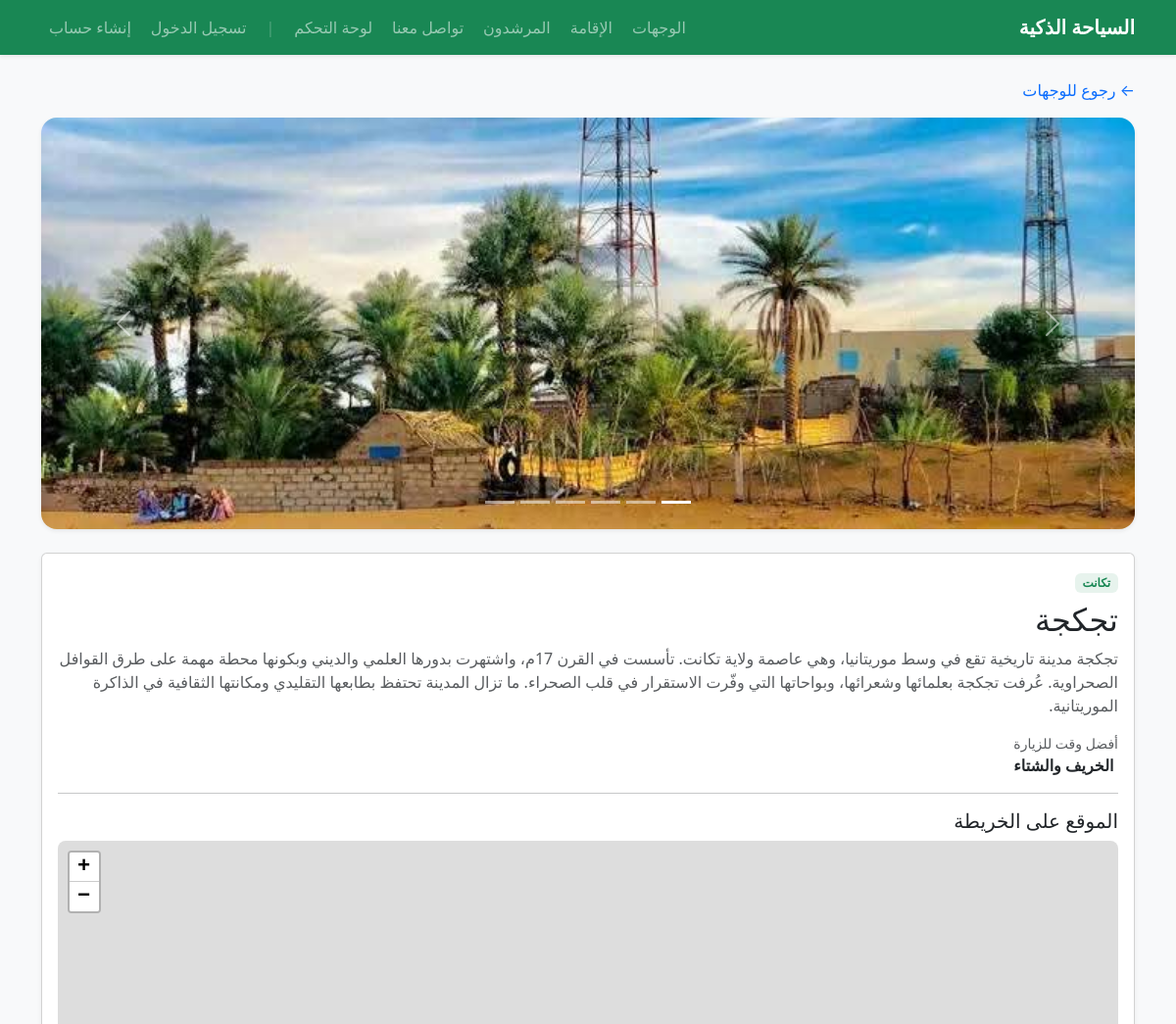
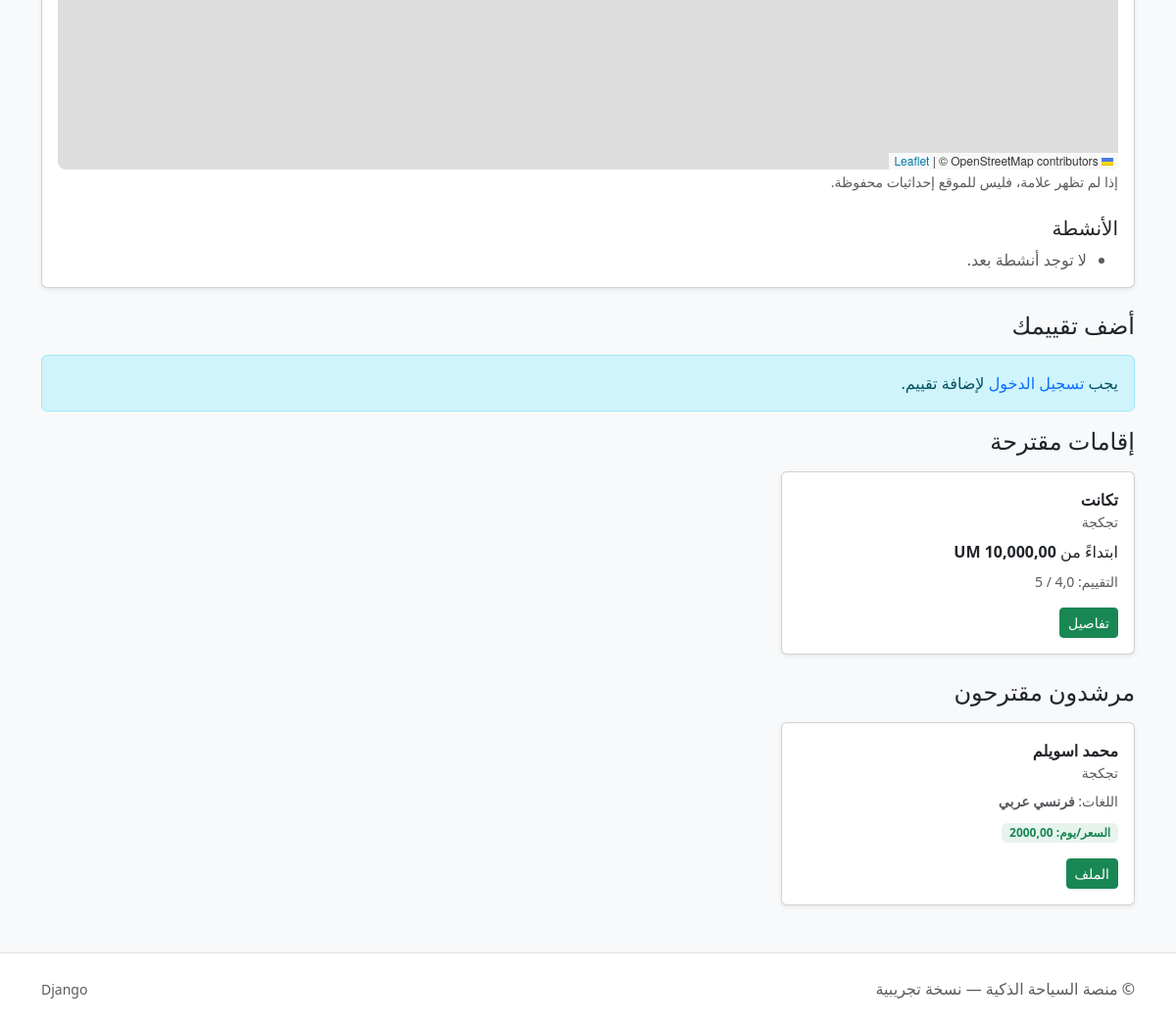
Screenshot of /destinations/3/ with the database file from the repository (2 pictures, top to bottom).
### destinations/models.py (models this page shows, shortened)
class Media(models.Model):
    destination = models.ForeignKey(Destination, on_delete=models.CASCADE, related_name="media")
    kind = models.CharField(max_length=20, choices=[("image", "Image"), ("video", "Video")], default="image")
    file = models.ImageField(upload_to="destinations/", blank=True, null=True)
    url = models.URLField(blank=True)

class Destination(models.Model):
    name = models.CharField(max_length=200)
    region = models.CharField(max_length=120)
    city = models.CharField(max_length=120, blank=True)
    latitude = models.FloatField(null=True, blank=True)
    longitude = models.FloatField(null=True, blank=True)
    description = models.TextField(blank=True)
    best_time_to_visit = models.CharField(max_length=200, blank=True)
    is_published = models.BooleanField(default=True)
    rating = models.DecimalField(max_digits=3, decimal_places=2, default=0)

### stays/models.py (models this page shows, shortened)
class Stay(models.Model):
    STAY_TYPES = [
        ("hotel", "Hotel"),
        ("guesthouse", "Guest House"),
        ("hostel", "Hostel"),
    ]
    name = models.CharField(max_length=200)
    stay_type = models.CharField(max_length=20, choices=STAY_TYPES, default="hotel")
    city = models.CharField(max_length=120)
    start_price = models.DecimalField(max_digits=15, decimal_places=2, help_text="السعر باللأوقية (UM)")
    rating = models.DecimalField(max_digits=2, decimal_places=1, default=4.0)
    address = models.CharField(max_length=250, blank=True)
    latitude = models.FloatField(blank=True, null=True, help_text="خط العرض")
    longitude = models.FloatField(blank=True, null=True, help_text="خط الطول")
    description = models.TextField(blank=True)

### guides/models.py (models this page shows, shortened)
class Guide(models.Model):
    name = models.CharField(max_length=200)
    city = models.CharField(max_length=120)
    price_per_day = models.DecimalField(max_digits=10, decimal_places=2)
    languages = models.CharField(max_length=200, help_text="مثال: عربي, English, Français")
    specialties = models.CharField(max_length=200, blank=True)

### destinations/views.py (the view, shortened to what this page needs)
def destination_detail(request, pk):
    item = get_object_or_404(Destination, pk=pk, is_published=True)
    place = item.name.strip()
    region = item.region.strip()
    guides_qs = Guide.objects.filter(
        city__icontains=place
    ).order_by("price_per_day")
    if not guides_qs.exists():
        guides_qs = Guide.objects.filter(
            city__icontains=region
        ).order_by("price_per_day")
    related_guides = guides_qs[:3]
    stays_qs = Stay.objects.filter(
        city__icontains=place
    ).order_by("start_price")
    if not stays_qs.exists():
        stays_qs = Stay.objects.filter(
            city__icontains=region
        ).order_by("start_price")
    related_stays = stays_qs[:3]
    images = item.media.filter(kind="image").exclude(file="")
    reviews = item.reviews.all()
    avg_rating = reviews.aggregate(Avg('rating'))['rating__avg'] or 0
    form = None
    is_favorite = False
    if request.user.is_authenticated:
        is_favorite = DestinationFavorite.objects.filter(user=request.user, destination=item).exists()
    return render(request, "destinations/detail.html", {
        "item": item,
        "images": images,
        "related_guides": related_guides,
        "related_stays": related_stays,
        "reviews": reviews,
        "avg_rating": avg_rating,
        "is_favorite": is_favorite,
        "form": form,
    })

### stays/templatetags/currency.py (called while the page is built)
@register.filter
def format_um(value):
    if value is None:
        return "0,00 UM"
    try:
        value = Decimal(str(value))
        formatted = f"{value:,.2f}".replace(',', '|').replace('.', ',').replace('|', ',')
        return f"{formatted} UM"
    except:
        return f"{value} UM"

### templates/destinations/detail.html (shortened to what this page needs)
{% extends "base.html" %}
{% load currency %}
{% block content %}
<div class="mb-3">
  <a href="/destinations/" class="text-decoration-none">← رجوع للوجهات</a>
</div>
{% if images %}
<div id="destCarousel" class="carousel slide mb-4" data-bs-ride="carousel">
  <div class="carousel-indicators">
    {% for img in images %}
      <button type="button"
              data-bs-target="#destCarousel"
              data-bs-slide-to="{{ forloop.counter0 }}"
              class="{% if forloop.first %}active{% endif %}"
              aria-current="{% if forloop.first %}true{% endif %}"
              aria-label="Slide {{ forloop.counter }}">
      </button>
    {% endfor %}
  </div>
  <div class="carousel-inner rounded-4 overflow-hidden shadow-sm">
    {% for img in images %}
      <div class="carousel-item {% if forloop.first %}active{% endif %}">
        <img src="{{ img.file.url }}"
             class="d-block w-100"
             style="height:420px; object-fit:cover;"
             alt="{{ item.name }}">
      </div>
    {% endfor %}
  </div>
  <button class="carousel-control-prev" type="button" data-bs-target="#destCarousel" data-bs-slide="prev">
    <span class="carousel-control-prev-icon" aria-hidden="true"></span>
  </button>
  <button class="carousel-control-next" type="button" data-bs-target="#destCarousel" data-bs-slide="next">
    <span class="carousel-control-next-icon" aria-hidden="true"></span>
  </button>
</div>
{% endif %}
<div class="card shadow-sm mb-4">
  <div class="card-body">
    <div class="d-flex justify-content-between align-items-start flex-wrap">
      <div>
        <span class="badge badge-soft">{{ item.region }}</span>
        <h2 class="mt-2">{{ item.name }}</h2>
        <p class="text-muted">{{ item.description }}</p>
      </div>
      <div class="text-end">
        {% if item.best_time_to_visit %}
        <div class="text-muted small">أفضل وقت للزيارة</div>
        <div class="fw-bold">{{ item.best_time_to_visit }}</div>
        {% endif %}
      </div>
    </div>
    <hr>
    <h5 class="mt-3">الموقع على الخريطة</h5>
    <div id="map" style="height:360px; width:100%; border-radius:8px;" data-lat="{{ item.latitude }}" data-lng="{{ item.longitude }}"></div>
    <small class="text-muted">إذا لم تظهر علامة، فليس للموقع إحداثيات محفوظة.</small>
    <h5 class="mt-4">الأنشطة</h5>
    <ul class="mb-0">
      {% for a in item.activities.all %}
        <li><b>{{ a.title }}</b> — {{ a.description|default:"" }}</li>
      {% empty %}
        <li class="text-muted">لا توجد أنشطة بعد.</li>
      {% endfor %}
    </ul>
  </div>
</div>
<h4 class="mb-3">أضف تقييمك</h4>
{% if user.is_authenticated %}
  <form method="post" class="card shadow-sm mb-4">
    <div class="card-body">
      {% csrf_token %}
      <div class="row g-2">
        <div class="col-md-2">
          <label class="form-label">التقييم (1-5)</label>
          {{ form.rating }}
        </div>
        <div class="col-md-10">
          <label class="form-label">تعليق (اختياري)</label>
          {{ form.comment }}
        </div>
      </div>
      <button class="btn btn-success mt-3">إرسال التقييم</button>
    </div>
  </form>
{% else %}
  <div class="alert alert-info">
    يجب <a href="/accounts/login/?next={{ request.path }}" class="text-decoration-none">تسجيل الدخول</a> لإضافة تقييم.
  </div>
{% endif %}
<h4 class="mb-3">إقامات مقترحة</h4>
<div class="row g-3 mb-4">
  {% for s in related_stays %}
    <div class="col-md-4">
      <div class="card h-100 shadow-sm">
        <div class="card-body">
          <div class="fw-bold">{{ s.name }}</div>
          <div class="text-muted small">{{ s.city }}</div>
          <div class="mt-2">ابتداءً من <b>{{ s.start_price|format_um }}</b></div>
          <div class="mt-2 text-muted small">التقييم: {{ s.rating }} / 5</div>
          <a class="btn btn-success btn-sm mt-3" href="/stays/{{ s.id }}/">تفاصيل</a>
        </div>
      </div>
    </div>
  {% empty %}
    <div class="text-muted">لا توجد إقامات مرتبطة بهذه الوجهة.</div>
  {% endfor %}
</div>
<h4 class="mb-3">مرشدون مقترحون</h4>
<div class="row g-3">
  {% for g in related_guides %}
    <div class="col-md-4">
      <div class="card h-100 shadow-sm">
        <div class="card-body">
          <div class="fw-bold">{{ g.name }}</div>
          <div class="text-muted small">{{ g.city }}</div>
          <div class="mt-2 text-muted small">اللغات: <b>{{ g.languages }}</b></div>
          <div class="mt-2">
            <span class="badge badge-soft">السعر/يوم: {{ g.price_per_day }}</span>
          </div>
          <a class="btn btn-success btn-sm mt-3" href="{% url 'guide_detail' g.id %}">الملف</a>
        </div>
      </div>
    </div>
  {% empty %}
    <div class="text-muted">لا يوجد مرشدون مرتبطون بهذه الوجهة.</div>
  {% endfor %}
</div>
{% endblock %}
{% block extra_scripts %}
  <link rel="stylesheet" href="https://cdnjs.cloudflare.com/ajax/libs/leaflet/1.9.4/leaflet.min.css" />
{% endblock %}

### templates/base.html (style rules this page uses)
.badge-soft { background: rgba(25,135,84,.10); color: #198754; }

### rows the page displays
Media: file (picture)
Destination: region "تكانت", name "تجكجة", description "تجكجة مدينة تاريخية تقع في وسط موريتانيا، وهي عاصمة ولاية تكانت. تأسست في القرن 17م، واشتهرت بدورها العلمي والديني وبكونها محطة مهمة على طرق القوافل الصحراوية. عُرفت تجكجة بعلمائها وشعرائها، وبواحاتها التي وفّرت الاستقرار في قلب الصحراء. ما تزال المدينة تحتفظ بطابعها التقليدي ومكانتها الثقافية في الذاكرة الموريتانية.", best_time_to_visit "الخريف والشتاء"
Stay: name "تكانت", city "تجكجة", start_price "10,000,00 UM", rating "4,0"
Guide: name "محمد اسويلم", city "تجكجة", languages "فرنسي عربي", price_per_day "2000,00"
